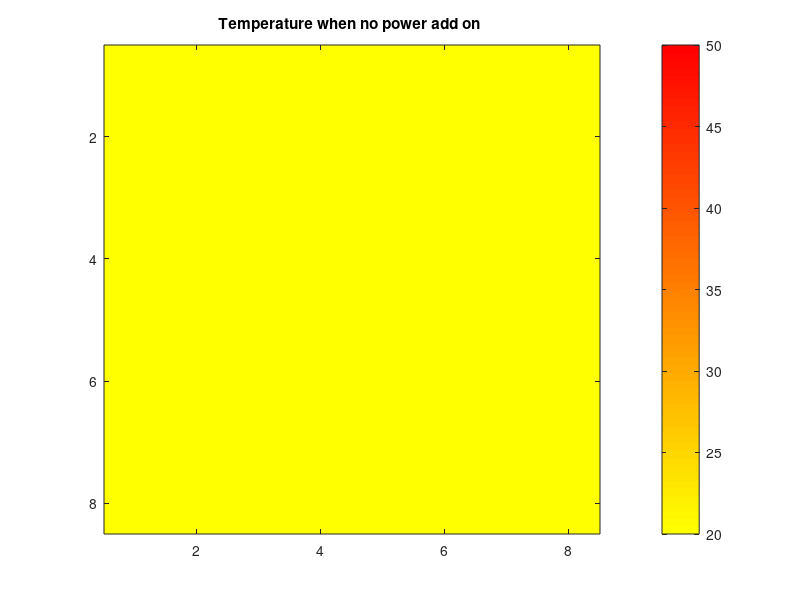
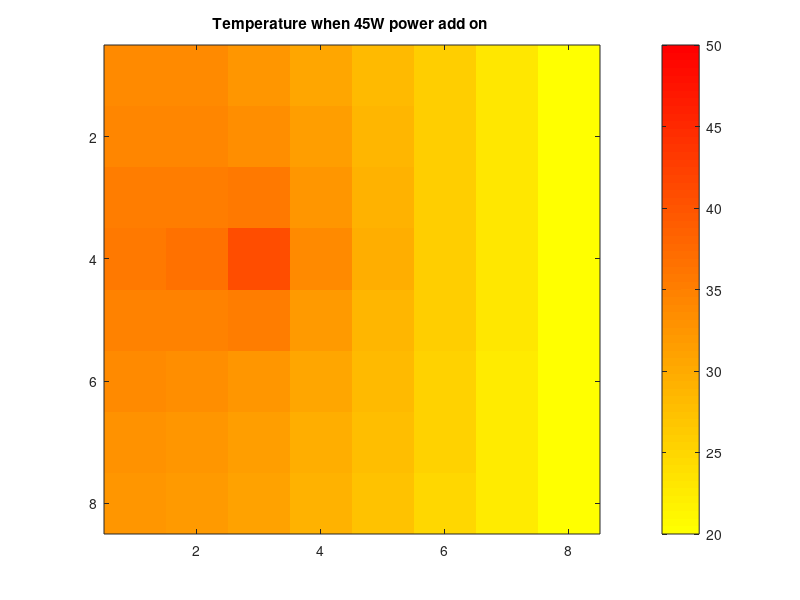
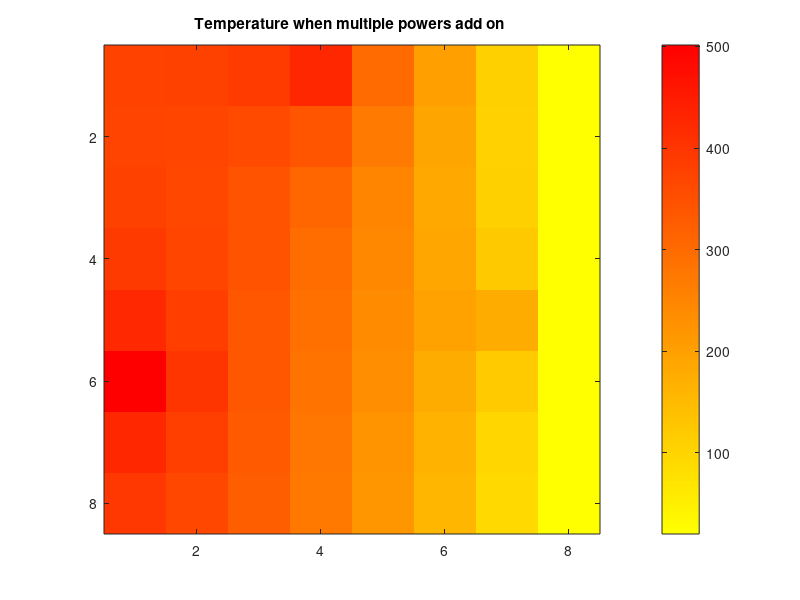
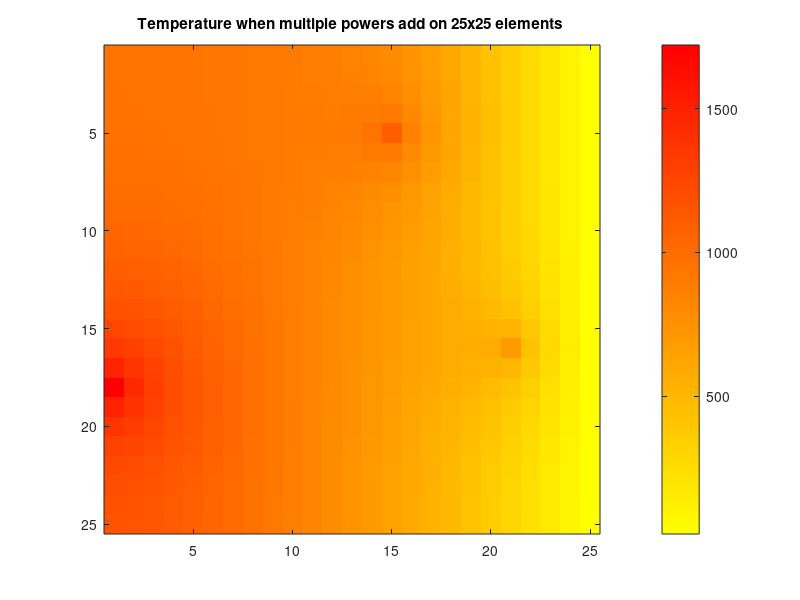

The MATLAB script that drew these images, in order:
clear all;
clc;
Gx=2;
Gy=2;
% for 8x8 elements
a0=[Gx+Gy Gx+2*Gy Gx+2*Gy Gx+2*Gy Gx+2*Gy Gx+2*Gy Gx+2*Gy Gx+Gy];
a1=-Gy*ones(1,7);

A=diag(a0,0)+diag(a1,1)+diag(a1,-1);

b0=[2*Gx+Gy 2*Gx+2*Gy 2*Gx+2*Gy 2*Gx+2*Gy 2*Gx+2*Gy 2*Gx+2*Gy 2*Gx+2*Gy 2*Gx+Gy];
b1=-Gy*ones(1,7);

B=diag(b0,0)+diag(b1,1)+diag(b1,-1);


c0=-Gx*ones(1,8);
C=diag(c0,0);

d0=ones(1,8);
D=diag(d0,0);

Z=zeros(8,8);

O=diag(ones(1,8),0);


G=[A C Z Z Z Z Z Z ;...
   C B C Z Z Z Z Z ;...
   Z C B C Z Z Z Z ;...
   Z Z C B C Z Z Z ;...
   Z Z Z C B C Z Z ;...
   Z Z Z Z C B C Z ;...
   Z Z Z Z Z C B C ;...
   Z Z Z Z Z Z Z O];

% for 25x25 elements
a0_25=[Gx+Gy...
    Gx+2*Gy...
    Gx+2*Gy...
    Gx+2*Gy...
    Gx+2*Gy...
    Gx+2*Gy...
    Gx+2*Gy...
    Gx+2*Gy...
    Gx+2*Gy...
    Gx+2*Gy...
    Gx+2*Gy...
    Gx+2*Gy...
    Gx+2*Gy...
    Gx+2*Gy...
    Gx+2*Gy...
    Gx+2*Gy...
    Gx+2*Gy...
    Gx+2*Gy...
    Gx+2*Gy...
    Gx+2*Gy...
    Gx+2*Gy...
    Gx+2*Gy...
    Gx+2*Gy...
    Gx+2*Gy...
    Gx+Gy];
a1_25=-Gy*ones(1,24);

A_25=diag(a0_25,0)+diag(a1_25,1)+diag(a1_25,-1);
b0_25=[2*Gx+Gy...
    2*Gx+2*Gy...
    2*Gx+2*Gy...
    2*Gx+2*Gy...
    2*Gx+2*Gy...
    2*Gx+2*Gy...
    2*Gx+2*Gy...
    2*Gx+2*Gy...
    2*Gx+2*Gy...
    2*Gx+2*Gy...
    2*Gx+2*Gy...
    2*Gx+2*Gy...
    2*Gx+2*Gy...
    2*Gx+2*Gy...
    2*Gx+2*Gy...
    2*Gx+2*Gy...
    2*Gx+2*Gy...
    2*Gx+2*Gy...
    2*Gx+2*Gy...
    2*Gx+2*Gy...
    2*Gx+2*Gy...
    2*Gx+2*Gy...
    2*Gx+2*Gy...
    2*Gx+2*Gy...
    2*Gx+Gy];

b1_25=-Gy*ones(1,24);

B_25=diag(b0_25,0)+diag(b1_25,1)+diag(b1_25,-1);


c0_25=-Gx*ones(1,25);
C_25=diag(c0_25,0);

d0_25=ones(1,25);
D_25=diag(d0_25,0);

Z_25=zeros(25,25);

O_25=diag(ones(1,25),0);









G_25=[A_25 C_25 Z_25 Z_25 Z_25 Z_25 Z_25 Z_25 Z_25 Z_25 Z_25 Z_25 Z_25 Z_25 Z_25 Z_25 Z_25 Z_25 Z_25 Z_25 Z_25 Z_25 Z_25 Z_25 Z_25 ;...
      C_25 B_25 C_25 Z_25 Z_25 Z_25 Z_25 Z_25 Z_25 Z_25 Z_25 Z_25 Z_25 Z_25 Z_25 Z_25 Z_25 Z_25 Z_25 Z_25 Z_25 Z_25 Z_25 Z_25 Z_25 ;...
      Z_25 C_25 B_25 C_25 Z_25 Z_25 Z_25 Z_25 Z_25 Z_25 Z_25 Z_25 Z_25 Z_25 Z_25 Z_25 Z_25 Z_25 Z_25 Z_25 Z_25 Z_25 Z_25 Z_25 Z_25 ;...
      Z_25 Z_25 C_25 B_25 C_25 Z_25 Z_25 Z_25 Z_25 Z_25 Z_25 Z_25 Z_25 Z_25 Z_25 Z_25 Z_25 Z_25 Z_25 Z_25 Z_25 Z_25 Z_25 Z_25 Z_25 ;... 
      Z_25 Z_25 Z_25 C_25 B_25 C_25 Z_25 Z_25 Z_25 Z_25 Z_25 Z_25 Z_25 Z_25 Z_25 Z_25 Z_25 Z_25 Z_25 Z_25 Z_25 Z_25 Z_25 Z_25 Z_25 ;... 
      Z_25 Z_25 Z_25 Z_25 C_25 B_25 C_25 Z_25 Z_25 Z_25 Z_25 Z_25 Z_25 Z_25 Z_25 Z_25 Z_25 Z_25 Z_25 Z_25 Z_25 Z_25 Z_25 Z_25 Z_25 ;... 
      Z_25 Z_25 Z_25 Z_25 Z_25 C_25 B_25 C_25 Z_25 Z_25 Z_25 Z_25 Z_25 Z_25 Z_25 Z_25 Z_25 Z_25 Z_25 Z_25 Z_25 Z_25 Z_25 Z_25 Z_25 ;...
      Z_25 Z_25 Z_25 Z_25 Z_25 Z_25 C_25 B_25 C_25 Z_25 Z_25 Z_25 Z_25 Z_25 Z_25 Z_25 Z_25 Z_25 Z_25 Z_25 Z_25 Z_25 Z_25 Z_25 Z_25 ;...
      Z_25 Z_25 Z_25 Z_25 Z_25 Z_25 Z_25 C_25 B_25 C_25 Z_25 Z_25 Z_25 Z_25 Z_25 Z_25 Z_25 Z_25 Z_25 Z_25 Z_25 Z_25 Z_25 Z_25 Z_25 ;...
      Z_25 Z_25 Z_25 Z_25 Z_25 Z_25 Z_25 Z_25 C_25 B_25 C_25 Z_25 Z_25 Z_25 Z_25 Z_25 Z_25 Z_25 Z_25 Z_25 Z_25 Z_25 Z_25 Z_25 Z_25 ;...
      Z_25 Z_25 Z_25 Z_25 Z_25 Z_25 Z_25 Z_25 Z_25 C_25 B_25 C_25 Z_25 Z_25 Z_25 Z_25 Z_25 Z_25 Z_25 Z_25 Z_25 Z_25 Z_25 Z_25 Z_25 ;...
      Z_25 Z_25 Z_25 Z_25 Z_25 Z_25 Z_25 Z_25 Z_25 Z_25 C_25 B_25 C_25 Z_25 Z_25 Z_25 Z_25 Z_25 Z_25 Z_25 Z_25 Z_25 Z_25 Z_25 Z_25 ;...
      Z_25 Z_25 Z_25 Z_25 Z_25 Z_25 Z_25 Z_25 Z_25 Z_25 Z_25 C_25 B_25 C_25 Z_25 Z_25 Z_25 Z_25 Z_25 Z_25 Z_25 Z_25 Z_25 Z_25 Z_25 ;...
      Z_25 Z_25 Z_25 Z_25 Z_25 Z_25 Z_25 Z_25 Z_25 Z_25 Z_25 Z_25 C_25 B_25 C_25 Z_25 Z_25 Z_25 Z_25 Z_25 Z_25 Z_25 Z_25 Z_25 Z_25 ;...
      Z_25 Z_25 Z_25 Z_25 Z_25 Z_25 Z_25 Z_25 Z_25 Z_25 Z_25 Z_25 Z_25 C_25 B_25 C_25 Z_25 Z_25 Z_25 Z_25 Z_25 Z_25 Z_25 Z_25 Z_25 ;...
      Z_25 Z_25 Z_25 Z_25 Z_25 Z_25 Z_25 Z_25 Z_25 Z_25 Z_25 Z_25 Z_25 Z_25 C_25 B_25 C_25 Z_25 Z_25 Z_25 Z_25 Z_25 Z_25 Z_25 Z_25 ;...
      Z_25 Z_25 Z_25 Z_25 Z_25 Z_25 Z_25 Z_25 Z_25 Z_25 Z_25 Z_25 Z_25 Z_25 Z_25 C_25 B_25 C_25 Z_25 Z_25 Z_25 Z_25 Z_25 Z_25 Z_25 ;...
      Z_25 Z_25 Z_25 Z_25 Z_25 Z_25 Z_25 Z_25 Z_25 Z_25 Z_25 Z_25 Z_25 Z_25 Z_25 Z_25 C_25 B_25 C_25 Z_25 Z_25 Z_25 Z_25 Z_25 Z_25 ;...
      Z_25 Z_25 Z_25 Z_25 Z_25 Z_25 Z_25 Z_25 Z_25 Z_25 Z_25 Z_25 Z_25 Z_25 Z_25 Z_25 Z_25 C_25 B_25 C_25 Z_25 Z_25 Z_25 Z_25 Z_25 ;...
      Z_25 Z_25 Z_25 Z_25 Z_25 Z_25 Z_25 Z_25 Z_25 Z_25 Z_25 Z_25 Z_25 Z_25 Z_25 Z_25 Z_25 Z_25 C_25 B_25 C_25 Z_25 Z_25 Z_25 Z_25 ;...
      Z_25 Z_25 Z_25 Z_25 Z_25 Z_25 Z_25 Z_25 Z_25 Z_25 Z_25 Z_25 Z_25 Z_25 Z_25 Z_25 Z_25 Z_25 Z_25 C_25 B_25 C_25 Z_25 Z_25 Z_25 ;...
      Z_25 Z_25 Z_25 Z_25 Z_25 Z_25 Z_25 Z_25 Z_25 Z_25 Z_25 Z_25 Z_25 Z_25 Z_25 Z_25 Z_25 Z_25 Z_25 Z_25 C_25 B_25 C_25 Z_25 Z_25 ;...
      Z_25 Z_25 Z_25 Z_25 Z_25 Z_25 Z_25 Z_25 Z_25 Z_25 Z_25 Z_25 Z_25 Z_25 Z_25 Z_25 Z_25 Z_25 Z_25 Z_25 Z_25 C_25 B_25 C_25 Z_25 ;...
      Z_25 Z_25 Z_25 Z_25 Z_25 Z_25 Z_25 Z_25 Z_25 Z_25 Z_25 Z_25 Z_25 Z_25 Z_25 Z_25 Z_25 Z_25 Z_25 Z_25 Z_25 Z_25 C_25 B_25 C_25 ;...
      Z_25 Z_25 Z_25 Z_25 Z_25 Z_25 Z_25 Z_25 Z_25 Z_25 Z_25 Z_25 Z_25 Z_25 Z_25 Z_25 Z_25 Z_25 Z_25 Z_25 Z_25 Z_25 Z_25 Z_25 O_25 ...
      ];


T0=20;
I=[zeros(56,1);T0*ones(8,1)];
T1=inv(G)*I;
I(20)=45;
T2=inv(G)*I; 




I(6)=500;

I(25)=500;
I(53)=500;
T3=inv(G)*I;

I_25=[zeros(600,1);T0*ones(25,1)];
I_25(18)=1500;

I_25(355)=1500;
I_25(516)=1500;




T4=inv(G_25)*I_25;

Map1=zeros(8,8);
Map2=zeros(8,8);
Map3=zeros(8,8);
Map4=zeros(25,25);
% transfer the result to the matrix form
for i=1:8
    for j=1:8
        idx=(j-1)*8+i;
        Map1(i,j)=T1(idx);
        Map2(i,j)=T2(idx);
        Map3(i,j)=T3(idx);
    end
end


for i=1:25
    for j=1:25
        idx=(j-1)*25+i;
        Map4(i,j)=T4(idx);
    end
end
% draw the heat map

figure(1)

htmap=zeros(64,3);
htmap(1:64,1)=1;
htmap(1:64,2)=linspace(1,0,64);

colormap(htmap);

imagesc(Map1,[20 50]);
colorbar;
title('Temperature when no power add on ')
hold on
figure(2)


htmap=zeros(64,3);
htmap(1:64,1)=1;
htmap(1:64,2)=linspace(1,0,64);

colormap(htmap);
imagesc(Map2,[20 50]);
colorbar;
title('Temperature when 45W power add on ')

figure(3)


htmap=zeros(256,3);
htmap(1:256,1)=1;
htmap(1:256,2)=linspace(1,0,256);

colormap(htmap);
imagesc(Map3);
colorbar;
title('Temperature when multiple powers add on ')

figure(4)

htmap=zeros(256,3);
htmap(1:256,1)=1;
htmap(1:256,2)=linspace(1,0,256);


colormap(htmap);

%colormap(jet);
cmap = colormap;
imagesc(Map4);
colorbar;
title('Temperature when multiple powers add on 25x25 elements ')
